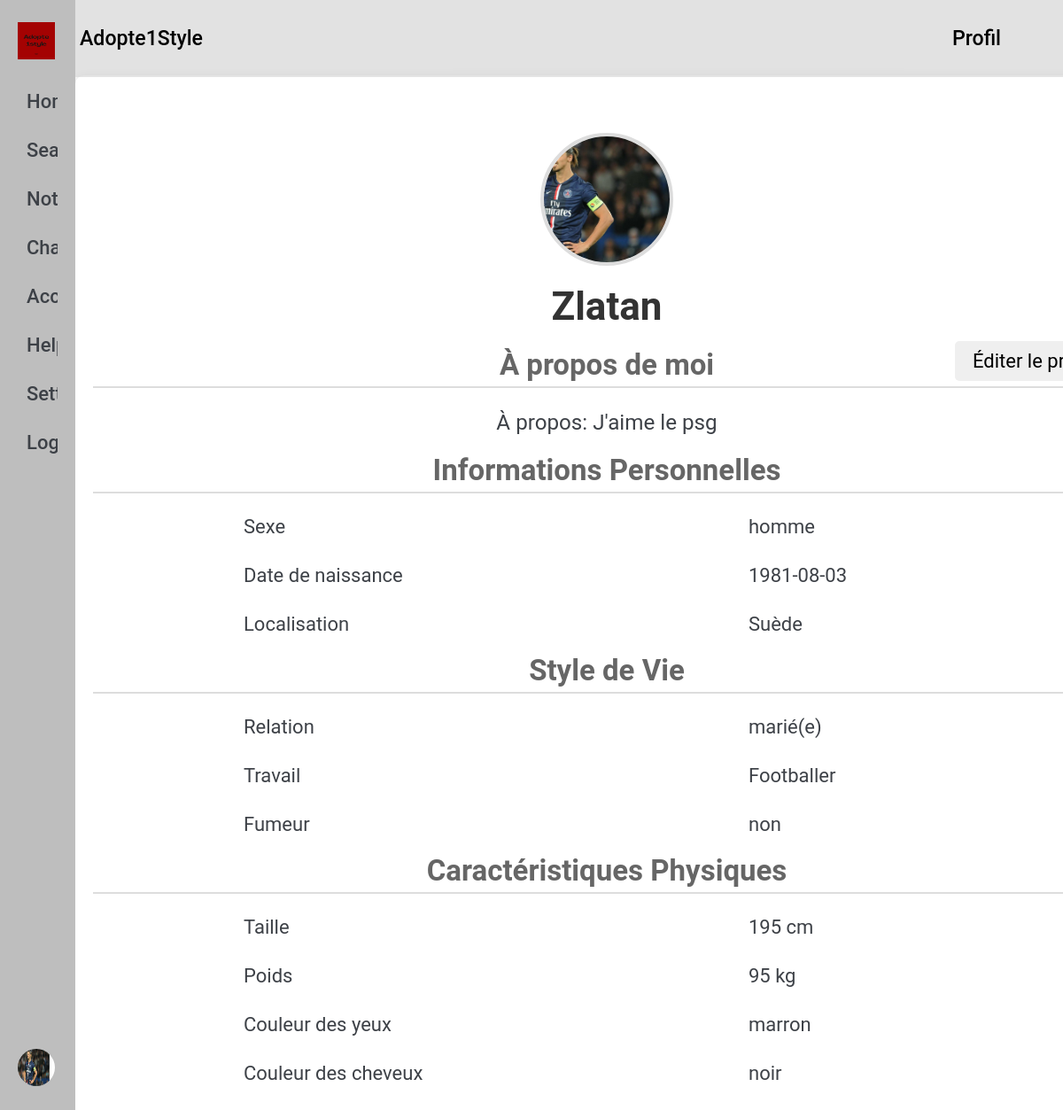
Page /Profile/Profil.php (signed in) on the committed database.
### tables this page shows
CREATE TABLE IF NOT EXISTS `users_info` (
  `id` int NOT NULL,
  `username` varchar(20) NOT NULL,
  `gender` varchar(5) NOT NULL,
  `birthdate` varchar(10) NOT NULL,
  `job` varchar(50) NOT NULL,
  `user_location` varchar(100) NOT NULL,
  `relation` varchar(11) NOT NULL,
  `user_size` int NOT NULL,
  `user_weight` int NOT NULL,
  `eye_color` varchar(6) NOT NULL,
  `hair_color` varchar(5) NOT NULL,
  `biography` text NOT NULL,
  `smoking` varchar(3) NOT NULL,
  `user_photo` varchar(100) NOT NULL,
  PRIMARY KEY (`id`)
);

### Assets/SQL/FunctionsSQL.php (called while the page is built, shortened)
<?php
function pp_path($username): string {
    $pp_folder = '../Assets/DataBase/Users_Photo/';
    $extensions = ['jpg', 'png', 'gif', 'jpeg', 'webp'];
    foreach ($extensions as $ext) {
        $filePath = $pp_folder . htmlentities($username) . '_pp.' . $ext;
        if (file_exists($filePath)) {
            return htmlentities($filePath);
        }
    }
    return "../Assets/DataBase/Users_Photo/default.jpg";
}
function User_InfoExists($username, $connexion){
    $query = "SELECT * FROM users_info WHERE username = :username";
    $stmt = $connexion->prepare($query);
    $stmt->bindValue(':username',$username, PDO::PARAM_STR);
    $stmt->execute();
    return $stmt->fetch(PDO::FETCH_ASSOC);
}
?>

### Profile/Profil.php (the view, shortened to what this page needs)
<?php
    require '../Assets/Elements/Header.php';
    require '../Assets/Elements/Sidebar.php';
    if (isset($_COOKIE['user_selected'])){
        $username = $_COOKIE['user_selected'];
        $monnomamoi = $_SESSION['username'];
        $connexion = Connexion();
        $query = "SELECT * FROM profile_view WHERE user_visited = :user_visited and user_visitor = :user_visitor";
        $stmt = $connexion->prepare($query);
        $stmt->bindValue(':user_visited', $username, PDO::PARAM_STR);
        $stmt->bindValue(':user_visitor', $monnomamoi, PDO::PARAM_STR);
        $stmt->execute();
        $result = $stmt->fetch(PDO::FETCH_ASSOC);
        if($result===false){
            $query = "INSERT INTO profile_view (user_visited,user_visitor) VALUES (:user_visited, :user_visitor)";
            $stmt = $connexion->prepare($query);
            $stmt->bindValue(':user_visited', $username, PDO::PARAM_STR);
            $stmt->bindValue(':user_visitor', $monnomamoi, PDO::PARAM_STR);
            $stmt->execute();
        }
        setcookie('user_selected', "", time() - 3600, "/");
    }else {
        $username = $_SESSION['username'];
    }
    $connexion = Connexion();
    $userInfo = User_InfoExists($username, $connexion);
?>
<!DOCTYPE html>
<html>
    <head>
        <link rel="stylesheet" href="../Assets/CSS/Profil.css">
    </head>
    <body>
    <section class="profile-section">
        <div class="main-container">
        <div class="profile-content">
        <?php if($username == $_SESSION['username']): ?>
                        <div class="profile-actions">
                            <a href="Modifier Profil.php" class="btn-edit">Éditer le profil</a>
                        </div>
                        <?php else: ?>
                            <div class="profile-actions">
                            <a href="../Messaging/Messages.php" onclick="Set_a_Cookie('messages','<?= htmlentities($userInfo['username']);?>')" class="btn-message">Envoyer un message</a>
                        </div>
                    <?php endif; ?>
            <?php if ($userInfo): ?>
                    <img class="profile-img" src="<?=htmlentities($userInfo['user_photo']);?>">
                    <div class="profile-header">
                        <h1><?=htmlentities($userInfo['username']); ?></h1>
                    </div>
                    <div class="profile-details">
                        <h2>À propos de moi</h2>
                        <div class="profile-info">À propos: <?=htmlentities($userInfo['biography']);?></div>
                        <h2>Informations Personnelles</h2>
                        <div class="profile-info"><span>Sexe</span> <span><?=htmlentities($userInfo['gender']);?></span></div>
                        <div class="profile-info"><span>Date de naissance</span> <span><?=htmlentities($userInfo['birthdate']);?></span></div>
                        <div class="profile-info"><span>Localisation</span> <span><?=htmlentities($userInfo['user_location']);?></span></div>
                        <h2>Style de Vie</h2>
                        <div class="profile-info"><span>Relation</span> <span><?=htmlentities($userInfo['relation']);?></span></div>
                        <div class="profile-info"><span>Travail</span> <span><?=htmlentities($userInfo['job']);?></span></div>
                        <div class="profile-info"><span>Fumeur</span> <span><?=htmlentities($userInfo['smoking']);?></span></div>
                        <h2>Caractéristiques Physiques</h2>
                        <div class="profile-info"><span>Taille</span> <span><?=htmlentities($userInfo['user_size']);?> cm</span></div>
                        <div class="profile-info"><span>Poids</span> <span><?=htmlentities($userInfo['user_weight']);?> kg</span></div>
                        <div class="profile-info"><span>Couleur des yeux</span> <span><?=htmlentities($userInfo['eye_color']);?></span></div>
                        <div class="profile-info"><span>Couleur des cheveux</span> <span><?=htmlentities($userInfo['hair_color']);?></span></div>
                    </div>
                </div>
            <?php else: ?>
                <p>Les informations de profil ne sont pas disponibles.</p>
            <?php endif; ?>
        </div>
    </section>
    </body>
</html>

### Assets/Elements/Header.php (shortened to what this page needs)
<?php
    $title = basename($_SERVER['PHP_SELF'], '.php');
?>
    <head>
        <link rel="stylesheet" href="../Assets/CSS/Header.css">
    </head>
    <div class="Header">
        <h2>Adopte1Style</h2>
        <h2><?=htmlentities($title)?></h2>
    </div>

### Assets/Elements/Sidebar.php (shortened to what this page needs)
<?php
    require_once '../Assets/SQL/FunctionsSQL.php';
    if(isset($_SESSION['username'])){
        $username = $_SESSION['username'];
    }
    $user_pp = pp_path($username);
?>
<!DOCTYPE html>
<html>
    <head>
        <link rel="stylesheet" href="../Assets/CSS/Sidebar.css">
    </head>
    <body>
        <aside class="sidebar">
            <div class="sidebar-header">
                <img src="../Assets/Images/Logo.png" alt="profile-img">
            </div>
                <ul class="sidebar-links">
                    <li>
                        <a href="../../Home/Accueil.php"><span class="material-symbols-outlined">
                            Home
                        </span>Accueil</a>
                    </li>
                    <li>
                        <a href="../../Search/Recherche.php"><span class="material-symbols-outlined">
                            Search
                        </span>Recherche</a>
                    </li>
                    <li>
                        <a href="#"><span class="material-symbols-outlined">
                            Notifications
                    </span>Notifications</a>
                    </li>
                    <li>
                        <a href="../../Messaging/Messages.php"><span class="material-symbols-outlined">
                            Chat_Bubble
                        </span>Chat</a>
                    </li>
                    <li>
                        <a href="../../Profile/Profil.php" ><span class="material-symbols-outlined">
                            Account_Circle
                        </span>Profil</a>
                    </li>
                    <li>
                        <a href="#"><span class="material-symbols-outlined">
                            Help
                        </span>Aide</a>
                    </li>
                    <li>
                        <a href="#"><span class="material-symbols-outlined">
                            Settings
                        </span>Paramètres</a>
                    </li>
                    <li>
                        <a href="../../Authentification/Disconnect.php"><span class="material-symbols-outlined">
                            Logout
                        </span>Déconnexion</a>
                    </li>
                </ul>
                <div class="user-account">
                    <div class="user-profile">
                        <img src="<?=htmlentities($user_pp);?>" alt="profile-img">
                    </div>
                </div>
        </aside>
    </body>
</html>

### Assets/CSS/Header.css (style rules this page uses)
* { color: rgb(61, 65, 71); border: none; font-size:22px; margin: 0; padding: 0; box-sizing: border-box; font-family: 'roboto'; }
body { width: 100%; }
.Header { position:fixed; background-color: rgba(210, 210, 210, 0.6); color:white; padding: 10px ; display: flex; top: 0; width: 100%; justify-content: space-between; z-index: 2; }
.Header h2 { margin-right: 40px; margin-left: 60px; padding: 20px; font-weight: 500; font-size: 1.05rem; color: black; }
.main-container { position: fixed; bottom: 0; right:0; top:85; left: 85; z-index: 1; }

### Assets/CSS/Sidebar.css (style rules this page uses)
* { margin: 0; padding: 0; box-sizing: border-box; font-family: 'roboto'; }
body { min-height: 100vh; background-color: #fafafa; overflow-y:hidden ; }
.sidebar { position: fixed; top:0;left:0; height: 100vh; width:85px; display: flex; flex-direction: column; background: rgb(190, 190, 190); padding: 25px 20px; overflow-x: hidden; transition: all 0.4s ease; z-index: 3; }
.sidebar-header img { width: 42px; }
.sidebar-header { display: flex; align-items: center; }
.sidebar-links { list-style: none; margin-top: 20px; height: 80%; overflow-y: auto; scrollbar-width: none; }
.sidebar-links li { width: 200px; }
.sidebar-links li a { display:flex; align-items: center; color: rgba(0, 0, 0, 0.8); gap:0 20px; font-weight: 500; padding: 15px 10px; white-space: nowrap; text-decoration: none; }
.user-account { margin-top: auto; padding: 12px 10px; margin-left: -10px; }
.user-account, .user-profile { display: flex; align-items: center; color: rgba(0, 0, 0, 0.8); }
.user-profile img { width: 42px; height: 42px; border-radius: 50%; }

### Assets/CSS/Profil.css (style rules this page uses)
.main-container { margin-left: auto;margin-right: auto; margin-top: 0px; padding: 20px; background-color: #fff; box-shadow: 0 0 10px rgba(0, 0, 0, 0.1); border-radius: 10px; max-width: 1200px; width: 100%; overflow-y: auto; scrollbar-width: none; }
.profile-section { width: 100%; display: flex; justify-content: center; align-items: center; padding: 20px; }
.profile-content { text-align: center; }
.profile-img { width: 150px; height: 150px; border-radius: 50%; object-fit: cover; border: 4px solid #ddd; margin-bottom: 20px; }
.profile-header { margin-bottom: 20px; }
.profile-header h1 { font-size: 2em; margin: 0; color: #333; }
.profile-details { text-align: left; margin-top: 20px; }
.profile-details h2 { border-bottom: 2px solid #ddd; padding-bottom: 5px; margin-bottom: 15px; font-size: 1.5em; color: #666; text-align: center; }
.profile-info { margin-bottom: 10px; font-size: 1.1em; padding: 10px; display: flex; justify-content: space-around; }
.profile-info span { width: 250; }
.profile-actions { margin-top: 20px; }
.btn-edit, .btn-message { display:inline; padding: 10px 20px; background-color: buttonface; color: black; border-radius: 5px; text-decoration: none; transition: all 0.3s ease; position: relative; top: 270;left:480; }

### rows in the picture
users_info: user_photo (picture), username "Zlatan", biography "J'aime le psg", gender "homme", birthdate "1981-08-03", user_location "Suède", relation "marié(e)", job "Footballer", smoking "non", user_size "195", user_weight "95", eye_color "marron", hair_color "noir"

### other values in the picture
$title "Profil"
